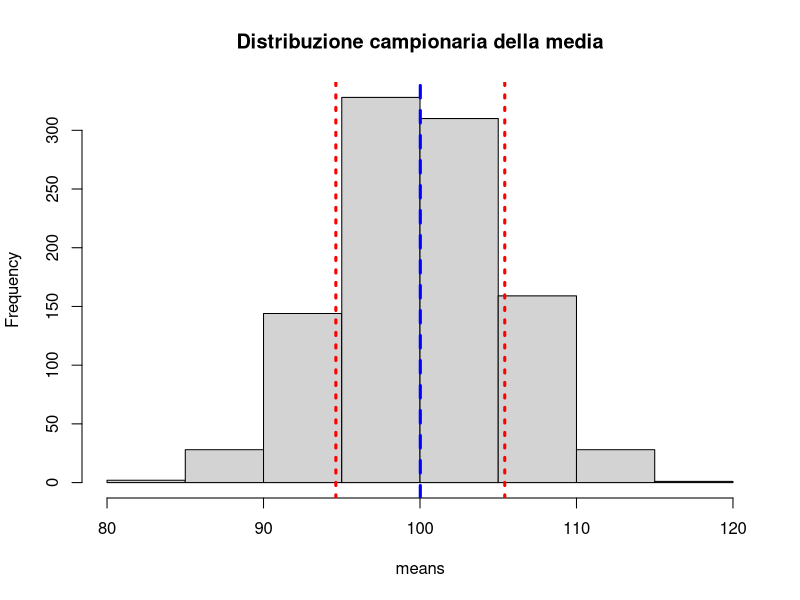

This figure's R source:
## ---- chunk 1
my_list=list(
    vec1=rnorm(n = 100, mean = 0, sd = 1),
    vec2=runif(n = 100, min = 0, max = 1),
    vec3=rnorm(n = 100, mean = 0, sd = 1),
    vec4=rnorm(n = 100, mean = 0, sd = 1)
)
## ---- chunk 2
# inizializzo i vettori
means=vector(mode = "numeric", 
             length = length(my_list))
medians=vector(mode = "numeric", 
               length = length(my_list))
stds=vector(mode = "numeric", 
            length = length(my_list))

# Loop
for(i in 1:length(my_list)){
  
  means[i] = mean(my_list[[i]]) 
  medians[i] = median(my_list[[i]]) 
  stds[i] = sd(my_list[[i]])
}
## ---- chunk 3
means 

medians

stds
## ---- chunk 4
means=sapply(my_list, mean)
medians=sapply(my_list, median)
stds=sapply(my_list, sd)

means
medians
stds
## ---- chunk 5
vec = 1:5
for(i in vec){
  print(i)}
## ---- chunk 6
vec = 1:5
res = sapply(vec, print)
## ---- chunk 7
center_var = function(x) x - mean(x)

my_list = list(
    vec1 = runif(n = 10, min  = 0, max = 1),
    vec2 = runif(n = 10, min  = 0, max = 1),
    vec3 = runif(n = 10, min  = 0, max = 1)
)

lapply(my_list, center_var)
## ---- chunk 8
vec = 1:5
res = sapply(vec, print)
## ---- chunk 9
vec = 1:5
res = sapply(vec, function(i) print(i))
## ---- chunk 10
lapply(my_list, function(x) x - mean(x))
## ---- chunk 11
res=lapply(my_list, mean)
res
class(res)
## ---- chunk 12
res=sapply(my_list, mean)
res
class(res)
## ---- chunk 13
my_df =data.frame(x1 = runif(n = 5,min = 1,max = 10), 
                  x2 = runif(n = 5,min = 3,max = 4))
my_df
## ---- chunk 14
apply(my_df, MARGIN = 1, FUN = mean)
## ---- chunk 15
apply(my_df, MARGIN = 2, FUN = mean)
## ---- chunk 16
vec=rnorm(75)

index=rep(c("a", "b", "c"), each = 25)

tapply(vec, INDEX = index, mean)
## ---- chunk 17
my_df = readr::read_csv("data/mydf_2.csv")
head(my_df)
tapply(my_df$age, my_df$age_cat, mean)
## ---- chunk 18
vapply(my_list, FUN = mean, FUN.VALUE = numeric(length = 1))
## ---- chunk 19
medie=list(10, 20, 30, 40)
stds=list(1, 2, 3, 4)
mapply(function(x,y) rnorm(n = 5, mean = x, sd = y), medie, stds, SIMPLIFY = FALSE)
## ---- chunk 20
medie=list(10, 20, 30)
stds=list(1,2,3)
res=vector(mode = "list", length = length(medie)) # lista vuota

for(i in 1:length(medie)){
  res[[i]] = rnorm(n = 6, mean = medie[[i]], sd = stds[[i]])
} 
res
## ---- chunk 21
nrep=1000

nsample=30

media=100

sd=30

means=
  replicate(
    n = nrep, 
    expr = {mean(
      rnorm(nsample, media, sd))}
    )
## ---- chunk 22
hist(means, main = "Distribuzione campionaria della media")
abline(v = mean(means), col = "blue", lwd = 3, lty = 2)  # Media stimata
abline(v = c(mean(means) - sd(means), mean(means) + sd(means)), col = "red", lwd = 3, lty = 3)  # Errore standard
